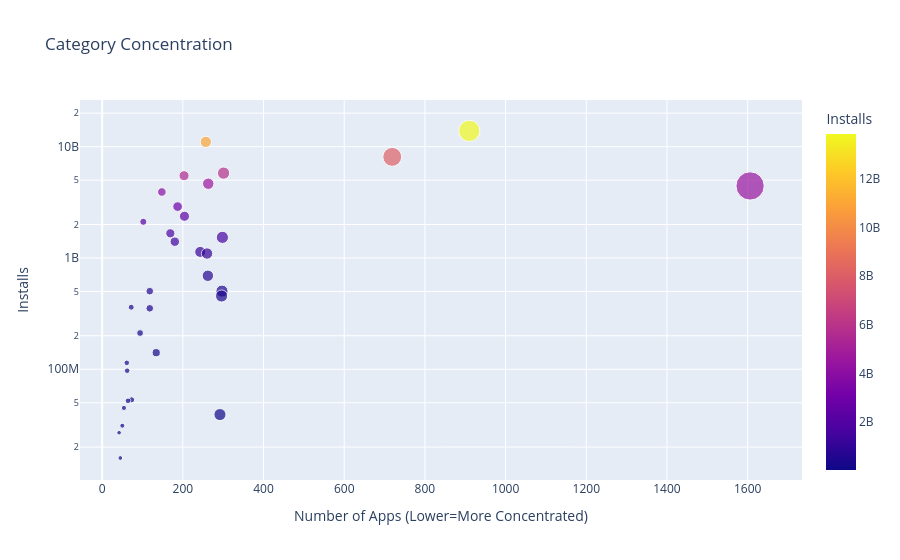

The cell this chart's notebook holds for it:
### Code cell
# Then use the plotly express examples from the documentation alongside the .scatter() 
# API reference to create scatter plot that looks like the chart above.

sc = express.scatter(data_frame=app_installs, x=app_installs.App, y=app_installs.Installs, title='Category Concentration', color='Installs', size='App', hover_name=app_installs.index )
sc.update_layout(xaxis_title="Number of Apps (Lower=More Concentrated)", yaxis=dict(type='log'))
sc.show()

### Figure 1 — Plotly figure (JSON) as saved in the notebook; plotly's stock layout.template omitted (floating-point values rounded to 4 significant figures)
{"data": [{"hovertemplate": "<b>%{hovertext}</b><br><br>App=%{marker.size}<br>Installs=%{marker.color}<extra></extra>", "hovertext": ["GAME", "COMMUNICATION", "TOOLS", "PRODUCTIVITY", "SOCIAL", "PHOTOGRAPHY", "FAMILY", "VIDEO_PLAYERS", "TRAVEL_AND_LOCAL", "NEWS_AND_MAGAZINES", "ENTERTAINMENT", "BOOKS_AND_REFERENCE", "PERSONALIZATION", "SHOPPING", "HEALTH_AND_FITNESS", "SPORTS", "BUSINESS", "LIFESTYLE", "MAPS_AND_NAVIGATION", "FINANCE", "WEATHER", "EDUCATION", "FOOD_AND_DRINK", "DATING", "ART_AND_DESIGN", "HOUSE_AND_HOME", "AUTO_AND_VEHICLES", "LIBRARIES_AND_DEMO", "COMICS", "MEDICAL", "PARENTING", "BEAUTY", "EVENTS"], "legendgroup": "", "marker": {"color": [13858762717, 11039241530, 8099724500, 5788070180, 5487841475, 4649143130, 4437554490, 3916897200, 2894859300, 2369110650, 2113660000, 1665791655, 1532352930, 1400331540, 1134006220, 1096431465, 692018120, 503611120, 503267560, 455249400, 361096500, 352852000, 211677750, 140912410, 114233100, 97082000, 53129800, 52083000, 44931100, 39162676, 31116110, 26916200, 15949410], "coloraxis": "coloraxis", "size": [910, 257, 719, 301, 203, 263, 1606, 148, 187, 204, 102, 169, 298, 180, 243, 260, 262, 297, 118, 296, 72, 118, 94, 134, 61, 62, 73, 64, 54, 292, 50, 42, 45], "sizemode": "area", "sizeref": 4.015, "symbol": "circle"}, "mode": "markers", "name": "", "orientation": "v", "showlegend": false, "type": "scatter", "x": [910, 257, 719, 301, 203, 263, 1606, 148, 187, 204, 102, 169, 298, 180, 243, 260, 262, 297, 118, 296, 72, 118, 94, 134, 61, 62, 73, 64, 54, 292, 50, 42, 45], "xaxis": "x", "y": [13858762717, 11039241530, 8099724500, 5788070180, 5487841475, 4649143130, 4437554490, 3916897200, 2894859300, 2369110650, 2113660000, 1665791655, 1532352930, 1400331540, 1134006220, 1096431465, 692018120, 503611120, 503267560, 455249400, 361096500, 352852000, 211677750, 140912410, 114233100, 97082000, 53129800, 52083000, 44931100, 39162676, 31116110, 26916200, 15949410], "yaxis": "y"}], "layout": {"coloraxis": {"colorbar": {"title": {"text": "Installs"}}, "colorscale": [[0, "#0d0887"], [0.1111, "#46039f"], [0.2222, "#7201a8"], [0.3333, "#9c179e"], [0.4444, "#bd3786"], [0.5556, "#d8576b"], [0.6667, "#ed7953"], [0.7778, "#fb9f3a"], [0.8889, "#fdca26"], [1, "#f0f921"]]}, "legend": {"itemsizing": "constant", "tracegroupgap": 0}, "title": {"text": "Category Concentration"}, "xaxis": {"anchor": "y", "domain": [0, 1], "title": {"text": "Number of Apps (Lower=More Concentrated)"}}, "yaxis": {"anchor": "x", "domain": [0, 1], "title": {"text": "Installs"}, "type": "log"}}}
